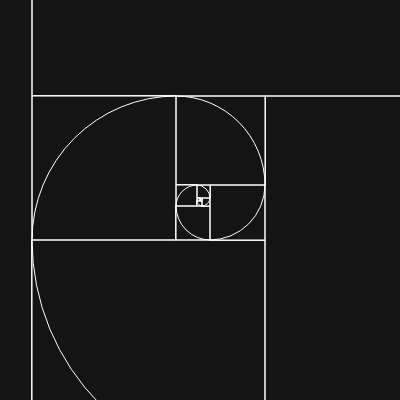
Frame 1 (no input)
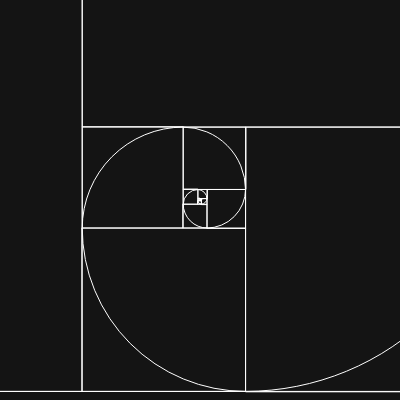
Frame 60 (no input)
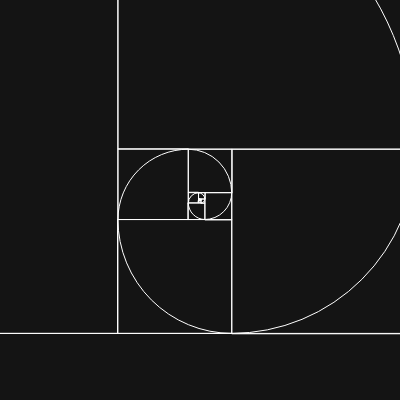
Frame 120 (the mouse pressed at the canvas centre since frame 60)

The p5.js sketch that drew these frames (run headless with seeded random() and noise() and a simulated clock; from frame 60 on, the mouse is pressed at the canvas centre):

// p5.js sketch
// ── sketch.js
const sketchHeight = 400;
const sketchWidth = 400;

let fibs = [1,1];
let scale = 1;
let minScale;

function setup() {
  createCanvas(sketchWidth, sketchHeight);
  angleMode(DEGREES);
  initFibs();
  setMinScale();
}


function draw() {
  background(20);
  noFill();
  stroke("white");
  translate(sketchWidth/2, sketchHeight/2)


  //Generieren der Quadrate und Linien
  for (let i = 0; i < fibs.length; i++) {
    const fib = fibs[i]*scale;
    rect(0,0, fib, fib);
    arc(fib, 0, 2*fib, 2*fib, 90, 180);
    translate(fib, fib);
    rotate(-90);
  }


  //restarting scaling unter minScale
  if (scale <= minScale) {
    fibs = [1,1];
    initFibs();
    scale = 1;
  } else {
    scale *= 0.994;
  }
}

//Fibonacci zahlen generieren
function addFib () {
  const fibLen = fibs.length;

  fibs.push(fibs[fibLen-1] + fibs[fibLen-2]);
}

function initFibs() {
  for(let i = 0; i < 25; i++) {
    addFib();
  }
}

//Zoom
function setMinScale() {
  const fibLen = fibs.length;

  minScale = fibs[fibLen-5]/fibs[fibLen-1];
}



/*
HA 1
Foto vom Muster
Muster coden - Dateiname "task-02"
HA 2
mit freien Vektoren was visuel schönes :))
*/
